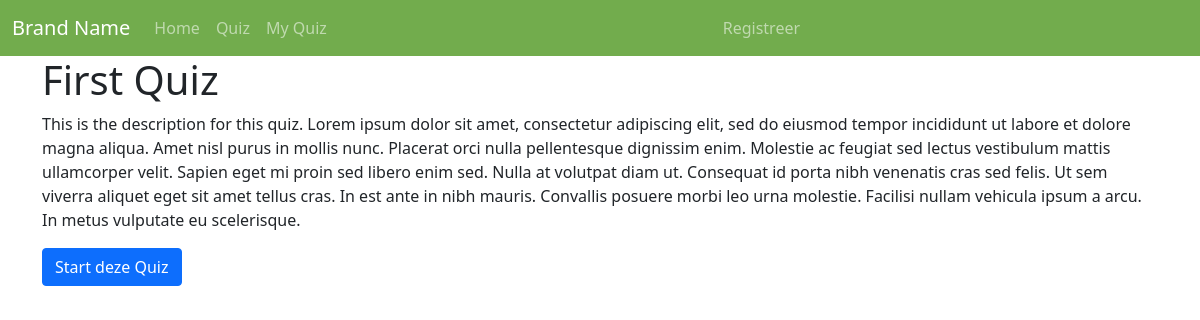
Screenshot of /quiz/first-quiz/ with the database file from the repository.
### quiz/models.py (models this page shows, shortened)
class Quiz(models.Model):
	title = models.CharField(max_length=64)
	description = models.TextField(blank=True)
	is_active = models.BooleanField('Quiz is Active', default=True)
	is_published = models.BooleanField('Quiz is Published', default=False)
	date_created = models.DateTimeField(auto_now_add=True)
	start_date = models.DateTimeField(null=True, default=None)
	slug = models.SlugField()
	objects = IsActiveManager()
	class Meta:
		verbose_name_plural = "Quizzes"

### quiz/views.py (the view)
# urls.py: path('<slug:slug>/', views.QuizDetailView.as_view(), name='quiz'),
class QuizDetailView(DetailView):
	model = Quiz
	context_object_name = 'quiz'
	def get_context_data(self, **kwargs):
		context = super().get_context_data(**kwargs)
		return context

### quiz/templates/quiz/quiz_detail.html (shortened to what this page needs)
{% extends 'base.html' %}
{% block content %}
<h1> {{ quiz.title }} </h1>
<p>{{ quiz.description }}</p>
<form method="POST" action="" >
	<a href="{% url 'quiz:start_new_quiz' slug=quiz.slug %}" class="btn btn-primary">Start deze Quiz</a>
</form>
{% endblock content %}

### rows the page displays
Quiz: title "First Quiz", description "This is the description for this quiz. Lorem ipsum dolor sit amet, consectetur adipiscing elit, sed do eiusmod tempor incididunt ut labore et dolore magna aliqua. Amet nisl purus in mollis nunc. Placerat orci nulla pellentesque dignissim enim. Molestie ac feugiat sed lectus vestibulum mattis ullamcorper velit. Sapien eget mi proin sed libero enim sed. Nulla at volutpat diam ut. Consequat id porta nibh venenatis cras sed felis. Ut sem viverra aliquet eget sit amet tellus cras. In est ante in nibh mauris. Convallis posuere morbi leo urna molestie. Facilisi nullam vehicula ipsum a arcu. In metus vulputate eu scelerisque."
